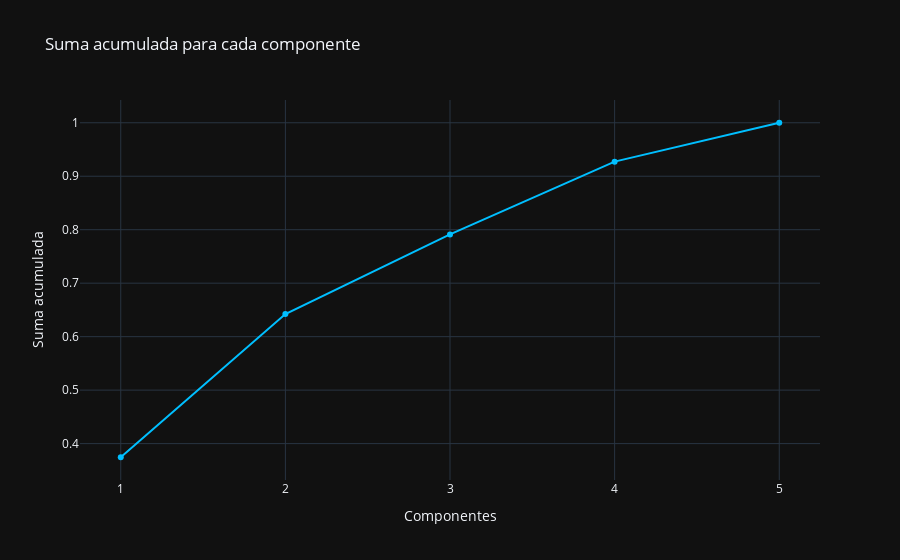

Notebook code for this chart:
### Markdown cell above
#### VARIANZA ACUMULADA

### Code cell
# Varianza acumulada 
cumsum_var = np.cumsum(varianza_exp)

fig = go.Figure()
fig.add_trace(
    go.Scatter(
        x=list(range(1, len(varianza_exp) + 1)),
        y=cumsum_var,
        mode="lines+markers",
        marker=dict(color="deepskyblue")
    )
)
fig.update_layout(
    template="plotly_dark",
    xaxis=dict(
        title_text="Componentes",
        tickmode="array",
        tickvals=list(range(1, len(varianza_exp) + 1))
    ),
    yaxis_title="Suma acumulada",
    title="Suma acumulada para cada componente"
)
fig.show()

### Figure 1 — Plotly figure (JSON) as saved in the notebook; plotly's stock layout.template omitted (floating-point values rounded to 4 significant figures)
{"data": [{"marker": {"color": "deepskyblue"}, "mode": "lines+markers", "type": "scatter", "x": [1, 2, 3, 4, 5], "y": [0.3745, 0.6422, 0.7912, 0.9273, 1.0]}], "layout": {"title": {"text": "Suma acumulada para cada componente"}, "xaxis": {"tickmode": "array", "tickvals": [1, 2, 3, 4, 5], "title": {"text": "Componentes"}}, "yaxis": {"title": {"text": "Suma acumulada"}}}}
